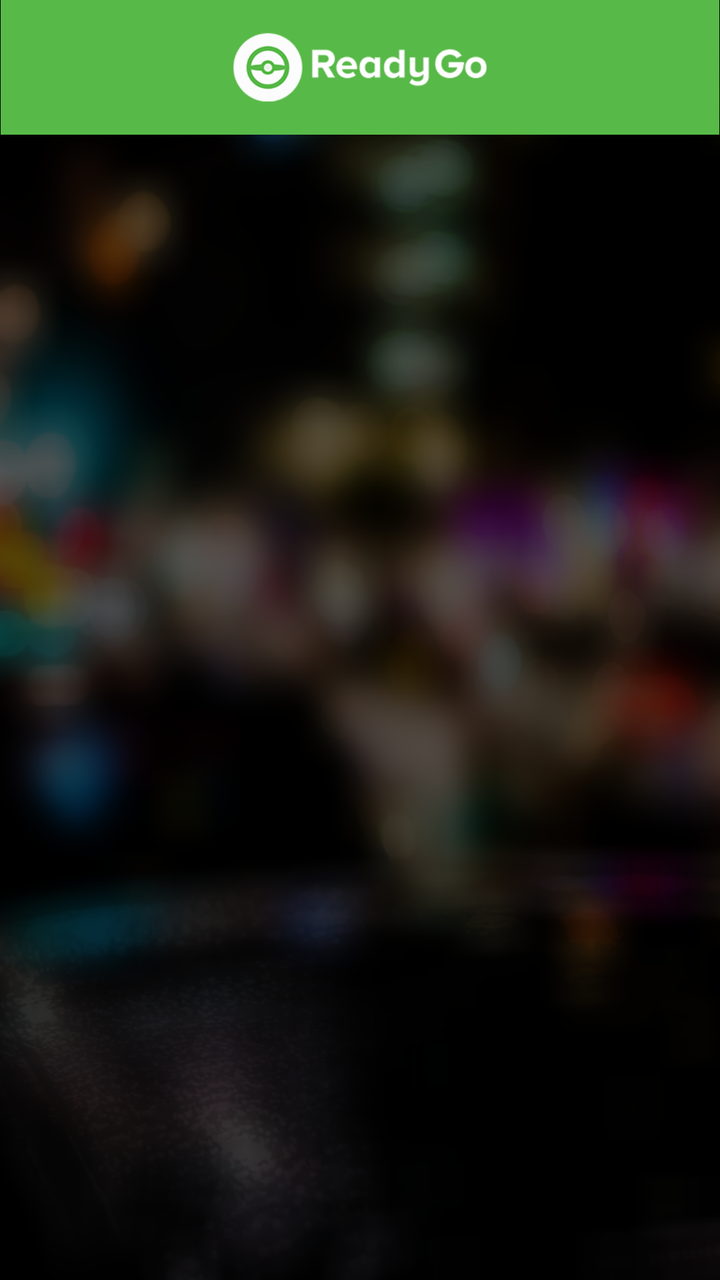
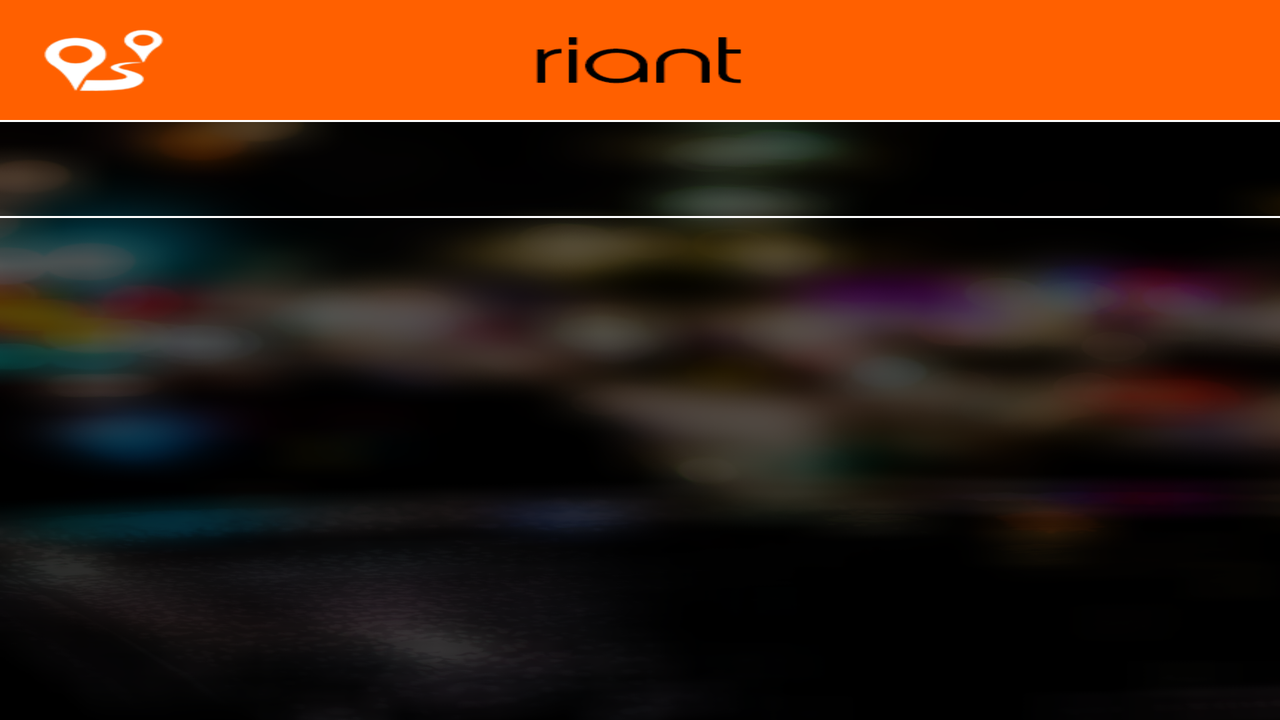

An Android layout and its configuration variant, each rendered on a device that would load it. The default file and the variant file are quoted in full after the pictures.
<!-- AndroidManifest.xml: application theme AppTheme.Dark -->
<!-- res/layout/activity_trips.xml -->
<LinearLayout xmlns:android="http://schemas.android.com/apk/res/android"
    android:layout_height="match_parent"
    android:layout_width="match_parent"
    xmlns:app="http://schemas.android.com/apk/res-auto"
    android:orientation="vertical"
    android:background="@drawable/bg">
    <ImageView
        android:layout_width="match_parent"
        android:layout_height="wrap_content"
        android:src="@drawable/title0"
        android:adjustViewBounds="true"
        android:contentDescription="@string/app_name"/>

    <android.support.design.widget.TabLayout
        android:layout_width="match_parent"
        android:layout_height="wrap_content"
        android:id="@+id/tabs"
        app:tabBackground="@drawable/tab_color_selector"/>

<android.support.v4.view.ViewPager xmlns:android="http://schemas.android.com/apk/res/android"
    xmlns:tools="http://schemas.android.com/tools"
    android:id="@+id/container"
    android:layout_width="match_parent"
    android:layout_height="wrap_content"
    tools:context="com.riantservices.riant.activities.TripsActivity" />
</LinearLayout>
<!-- resources referenced by this layout -->
<resources>
  <!-- drawable bg: png bitmap (drawable, 423721 bytes) -->
  <!-- drawable tab_color_selector (drawable) -->
  <?xml version="1.0" encoding="utf-8"?>
  <selector xmlns:android="http://schemas.android.com/apk/res/android">
      <item android:drawable="@color/colorAccent" android:state_selected="true"/>
      <item android:drawable="@color/colorTransparent"/>
  </selector>
  <!-- drawable title0: png bitmap (drawable, 13183 bytes) -->
  <string name="app_name">ReadyGo</string>
  <style name="AppTheme.Dark" parent="Base.Theme.AppCompat">
          <item name="android:editTextStyle">@style/MyEditTextTheme</item>
      </style>
  <color name="colorAccent">#ff3200</color>
  <color name="colorTransparent">#00000000</color>
  <style name="MyEditTextTheme">
          <item name="colorControlActivated">@color/colorLight</item>
          <item name="colorControlHighlight">@color/colorLight</item>
      </style>
  <color name="colorLight">#fd7600</color>
</resources>
<!-- res/layout-land/activity_trips.xml (the repository's variant of the layout above) -->
<!-- drawn on the phone turned sideways -->
<RelativeLayout
    xmlns:android="http://schemas.android.com/apk/res/android"
    android:background="@drawable/bg"
    xmlns:tools="http://schemas.android.com/tools"
    android:layout_width="match_parent"
    android:layout_height="match_parent">

    <ImageView
        android:id="@+id/imageView4"
        android:contentDescription="@string/app_name"
        android:background="@color/colorLight"
        android:layout_width="match_parent"
        android:layout_height="60dp"
        android:src="@drawable/trip_head"
        android:adjustViewBounds="true"
        android:scaleType="fitXY"
        android:layout_alignParentLeft="true"
        android:layout_alignParentStart="true"/>
    
    <TextView
        android:id="@+id/textView"
        android:layout_width="match_parent"
        android:layout_height="1dp"
        android:background="@color/colorWhite"
        android:clickable="false"
        android:layout_below="@id/imageView4"/>
    
    <android.support.design.widget.TabLayout
        android:id="@+id/tabs"
        android:layout_width="match_parent"
        android:layout_height="wrap_content"
        android:layout_below="@+id/imageView4"
        android:layout_alignParentLeft="true"
        android:layout_alignParentStart="true" />
    
    <TextView
        android:id="@+id/textView1"
        android:layout_width="match_parent"
        android:layout_height="1dp"
        android:background="@color/colorWhite"
        android:clickable="false"
        android:layout_below="@id/tabs"/>

    <android.support.v4.view.ViewPager
        android:id="@+id/container"
        android:layout_width="match_parent"
        android:layout_height="match_parent"
        android:layout_below="@+id/textView1"
        tools:context="com.riantservices.riant.TripsActivity" />

</RelativeLayout>
<!-- resources referenced by the variant -->
<!-- as the phone turned sideways resolves them -->
<resources>
  <color name="colorLight">#fd7600</color>
  <color name="colorWhite">#ffffff</color>
  <!-- drawable bg: png bitmap (drawable, 423721 bytes) -->
  <!-- drawable trip_head: png bitmap (drawable, 30659 bytes) -->
  <string name="app_name">ReadyGo</string>
  <style name="AppTheme.Dark" parent="Base.Theme.AppCompat">
          <item name="android:editTextStyle">@style/MyEditTextTheme</item>
      </style>
  <style name="MyEditTextTheme">
          <item name="colorControlActivated">@color/colorLight</item>
          <item name="colorControlHighlight">@color/colorLight</item>
      </style>
</resources>
